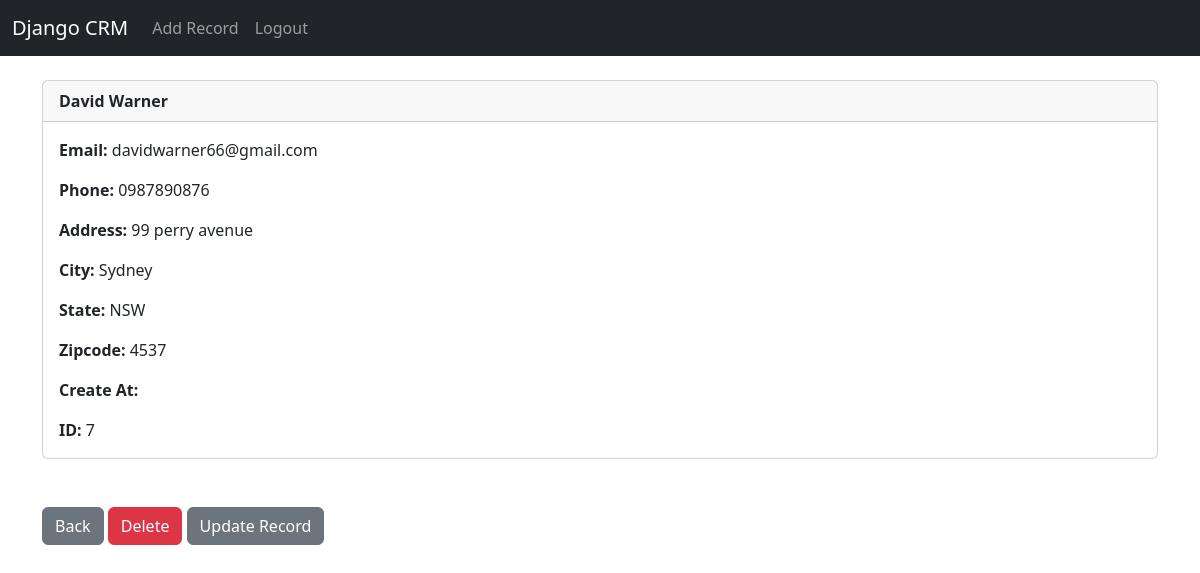
Page /record/7 (signed in) on the committed database.
### Website/models.py (models this page shows, shortened)
class Record(models.Model):
    create_at = models.DateTimeField(auto_now_add = True)
    first_name = models.CharField(max_length = 50)
    last_name = models.CharField(max_length = 50)
    phone = models.CharField(max_length = 50)
    email = models.CharField(max_length = 100)
    address = models.CharField(max_length = 50)
    city = models.CharField(max_length = 50)
    state = models.CharField(max_length = 50)
    zipcode = models.CharField(max_length = 50)

### Website/views.py (the view)
# urls.py: path('record/<int:pk>', views.customer_record, name = 'record'),
def customer_record(request,pk):
    if request.user.is_authenticated:
        customer_record = Record.objects.get(id = pk)
        return render(request, 'record.html',{'customer_record':customer_record} )
    else:
        messages.success(request, "You must be Logged In to acess this page.....")
        return redirect('home')

### Website/templates/record.html
{% extends 'base.html' %}
{% block content %}
<div class="card">
  <div class="card-header"><strong>
    	{{ customer_record.first_name }}
		{{ customer_record.last_name }}</strong>
  </div>
  <div class="card-body">
<p class="card-text">
<strong>Email: </strong>{{ customer_record.email }}</p>
<p class="card-text">
<strong>Phone: </strong>{{ customer_record.phone }}
</p>
<p class="card-text">
<strong>Address: </strong>{{ customer_record.address }}</p>
<p class="card-text">
<strong>City: </strong>{{ customer_record.city }}</p>
<p class="card-text">
<strong>State: </strong>{{ customer_record.state }}</p>
<p class="card-text">
<strong>Zipcode: </strong>{{ customer_record.zipcode }}</p>
<p class="card-text">
<strong>Create At: </strong>{{ customer_record.created_at }}</p>
<p class="card-text">
<strong>ID: </strong>{{ customer_record.id }}</p>
  </div>
</div>
<br/><br/>
<a href="{% url 'home' %}" class="btn btn-secondary">Back</a>
<a href="{% url 'delete_record' customer_record.id %}" class="btn btn-danger">Delete</a>
<a href="{% url 'update_record' customer_record.id %}" class="btn btn-secondary">Update Record</a>
{% endblock %}

### rows in the picture
Record: first_name "David", last_name "Warner", email "davidwarner66@gmail.com", phone "0987890876", address "99 perry avenue", city "Sydney", state "NSW", zipcode "4537", id "7"
